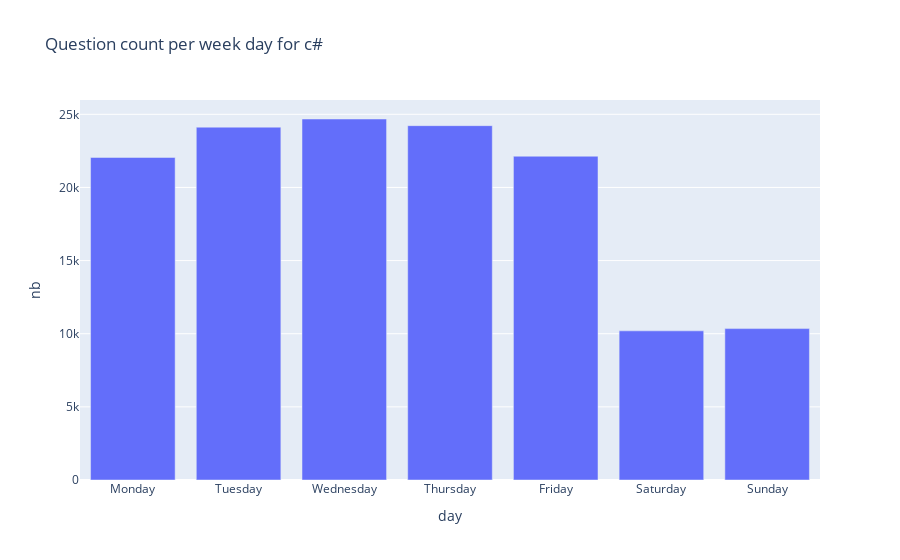

The cell this chart's notebook holds for it:
### Code cell
plot("c#")

### Figure 1 — Plotly figure (JSON) as saved in the notebook; plotly's stock layout.template omitted (floating-point values rounded to 4 significant figures)
{"data": [{"alignmentgroup": "True", "hovertemplate": "day=%{x}<br>nb=%{y}<extra></extra>", "legendgroup": "", "marker": {"color": "#636efa", "pattern": {"shape": ""}}, "name": "", "offsetgroup": "", "orientation": "v", "showlegend": false, "textposition": "auto", "type": "bar", "x": ["Monday", "Tuesday", "Wednesday", "Thursday", "Friday", "Saturday", "Sunday"], "xaxis": "x", "y": [22051, 24121, 24679, 24224, 22134, 10196, 10350], "yaxis": "y"}], "layout": {"barmode": "relative", "legend": {"tracegroupgap": 0}, "title": {"text": "Question count per week day for c#"}, "xaxis": {"anchor": "y", "domain": [0, 1], "title": {"text": "day"}}, "yaxis": {"anchor": "x", "domain": [0, 1], "title": {"text": "nb"}}}}
